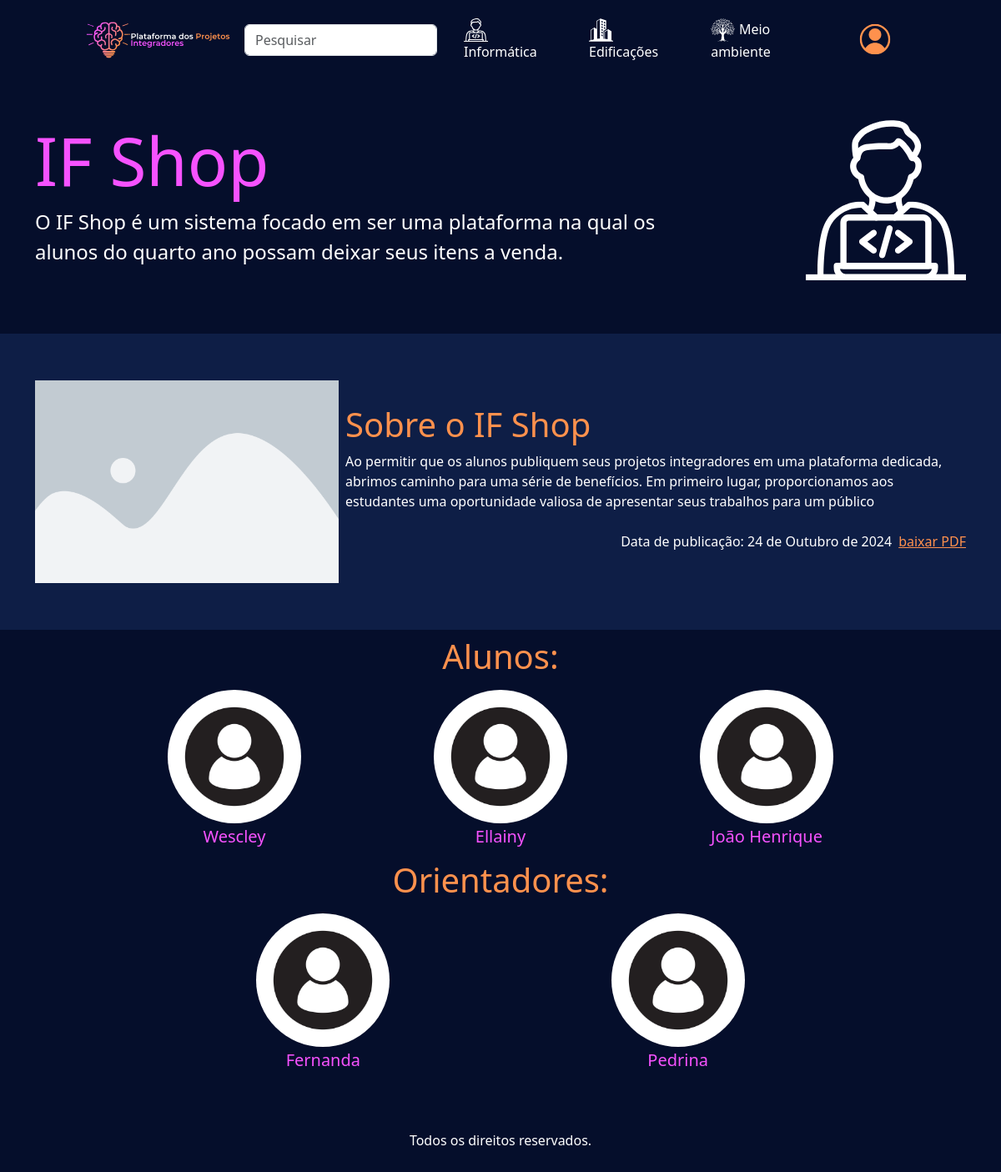
The app's page /post/1/ with its own data.
### ppi/models.py (models this page shows, shortened)
class Post(models.Model):
    titulo = models.CharField(max_length=50)
    justificativa = models.TextField(max_length=120)
    resumo = models.TextField(max_length=255)
    data_publi = models.DateField(auto_now=True)
    usuarios1 = models.ManyToManyField(Usuario1)
    usuarios2 = models.ManyToManyField(Usuario2)

class Usuario1(models.Model):
    nome = models.CharField(max_length=50)
    foto = models.ImageField(upload_to='media/', blank=True)

class Usuario2(models.Model):
    nome = models.CharField(max_length=50)
    foto = models.ImageField(upload_to='media/', blank=True)

### ppi/views.py (the view)
# urls.py: path("post/<int:id>/", views.post, name = "post"),
def post(request, id):
    post = Post.objects.get(id=id)
    context = {
        "post" : post,
    }
    return render(request, "post.html", context)

### ppi/templates/post.html (shortened to what this page needs)
{% extends "base.html" %}
{% load static %}
{% block conteudo %}
<div class="container mb-3 py-5">
    <div class="row g-0">
        <div class="col-md-8 d-flex justify-content-start align-items-center">
            <div>
                <h1 class="roxinho text-left" style="font-size: 5em;">
                    {{post.titulo}}
                </h1>
                <p class="text-white text-left" style="font-size: 1.5em;">
                    {{post.justificativa}}
                </p>
            </div>
        </div>
        <div class="col-md-4 d-flex justify-content-end align-items-center">
            <img src="{% static 'imgs/infoweb.svg' %}" alt="Logo" style="max-height: 12rem;">
        </div>
    </div>
</div>
<div class="container-fluid blueback">
    <div class="container py-5">
        <div class="row g-0">
            <div class="col-md-4 d-flex justify-content-start align-items-center py-2">
                <img src="{% static 'imgs/placeholder.png' %}" alt="Logo" style="max-width: 100%;" class="pe-2">
            </div>
            <div class="col-md-8 d-flex justify-content-start align-items-center">
                <div>
                    <h1 class="text-left laranja">Sobre o {{post.titulo}}</h1>
                    <p class="text-white text-left">
                        {{post.resumo}}
                    </p>
                    <div class="d-flex justify-content-end align-items-center py-2">
                        <a class="text-white text-left nav-link">Data de publicação: {{post.data_publi}}</a>
                        <a class="text-left ms-2" style="color: rgb(255, 145, 77);"> baixar PDF </a>
                    </div>
                </div>
            </div>
        </div>
    </div>
</div>
<div class="container-fluid py-2">
    <div class="container container">
        <h1 class="text-center laranja">Alunos:</h1>
        <div class="d-flex flex-wrap justify-content-evenly align-items-center py-2">
            {% for aluno in post.usuarios1.all %}
            <div>
                <img src="{% static "imgs/usericn.jpg" %}" style="max-width: 10rem;" class="rounded-circle" alt="...">
                <h5 class="text-center roxinho mt-1">{{aluno.nome}}</h5>
            </div>
            {% endfor %}
        </div>
        <h1 class="text-center laranja">Orientadores:</h1>
        <div class="d-flex flex-wrap justify-content-evenly align-items-center py-2">
            {% for prof in post.usuarios2.all %}
            <div>
                <img src="{% static "imgs/usericn.jpg" %}" style="max-width: 10rem;" class="rounded-circle" alt="...">
                <h5 class="text-center roxinho mt-1">{{prof.nome}}</h5>
            </div>
            {% endfor %}
        </div>
    </div>
</div>
{% endblock conteudo %}

### ppi/templates/base.html (shortened to what this page needs)
{% load static %}
<!doctype html>
<html lang="pt-br">
  <head>
    <link href="https://cdn.jsdelivr.net/npm/bootstrap@5.3.3/dist/css/bootstrap.min.css" rel="stylesheet">
  </head>
  <body style="background-color: rgb(5, 14, 43);">
    <nav class="navbar navbar-expand-lg">
        <div class="container custom-container">
          <a class="navbar-brand" href="{% url "index" %}"><img src="{% static 'imgs/logotopo.svg' %}" alt="Logo" style="max-height: 70px;"></a>
          <div class="collapse navbar-collapse" id="navbarSupportedContent">
            <form class="d-flex ms-auto" role="search">
              <input class="form-control me-2" type="search" placeholder="Pesquisar" aria-label="Search">
            </form>
            <ul class="navbar-nav  mb-2 mb-lg-0 ms-auto d-flex align-items-center">
              <li class="nav-item mx-3">
                <a class="nav-link text-white" href="{% url 'pinfo' %}"><img src="{% static 'imgs/infoweb.svg' %}" style="max-width: 1.8rem; margin-right: 5px;" alt="Informática">Informática</a>
              </li>
              <li class="nav-item mx-3">
                <a class="nav-link text-white" href="{% url 'pedific' %}"><img src="{% static 'imgs/edific.svg' %}" style="max-width: 1.8rem; margin-right: 5px;" alt="Edificações">Edificações</a>
              </li>
              <li class="nav-item mx-3">
                <a class="nav-link text-white" href="{% url 'pmamb' %}"><img src="{% static 'imgs/mamb.svg' %}" style="max-width: 1.8rem; margin-right: 5px;" alt="Meio ambiente">Meio ambiente</a>
              </li>
              <li class="nav-item mx-3">
                <a class="nav-link" href="{% url 'login' %}"><img style="max-width: 50px;" src="{% static 'imgs/btnlogin.svg' %}" alt="login"></a>
              </li>
            </ul>
          </div>
        </div>
    </nav>
    {% block conteudo %}
    {% endblock conteudo %}
    <footer class="py-5 text-center text-white">
      Todos os direitos reservados.
    </footer>
  </body>
</html>

### ppi/templates/base.html (style rules this page uses)
.roxinho { color: rgb(246, 82, 255); text-decoration: none; }
.laranja { color: rgb(255, 145, 77); text-decoration: none; }
.blueback { background-color: rgb(14, 30, 70); }
.custom-container { max-width: 85vw; width: 100%; }

### records on screen
Post: titulo "IF Shop", justificativa "O IF Shop é um sistema focado em ser uma plataforma na qual os alunos do quarto ano possam deixar seus itens a venda.", resumo "Ao permitir que os alunos publiquem seus projetos integradores em uma plataforma dedicada, abrimos caminho para uma série de benefícios. Em primeiro lugar, proporcionamos aos estudantes uma oportunidade valiosa de apresentar seus trabalhos para um público", data_publi "24 de Outubro de 2024"
Usuario1: nome "Wescley"
Usuario1: nome "Ellainy"
Usuario1: nome "João Henrique"
Usuario2: nome "Fernanda"
Usuario2: nome "Pedrina"
